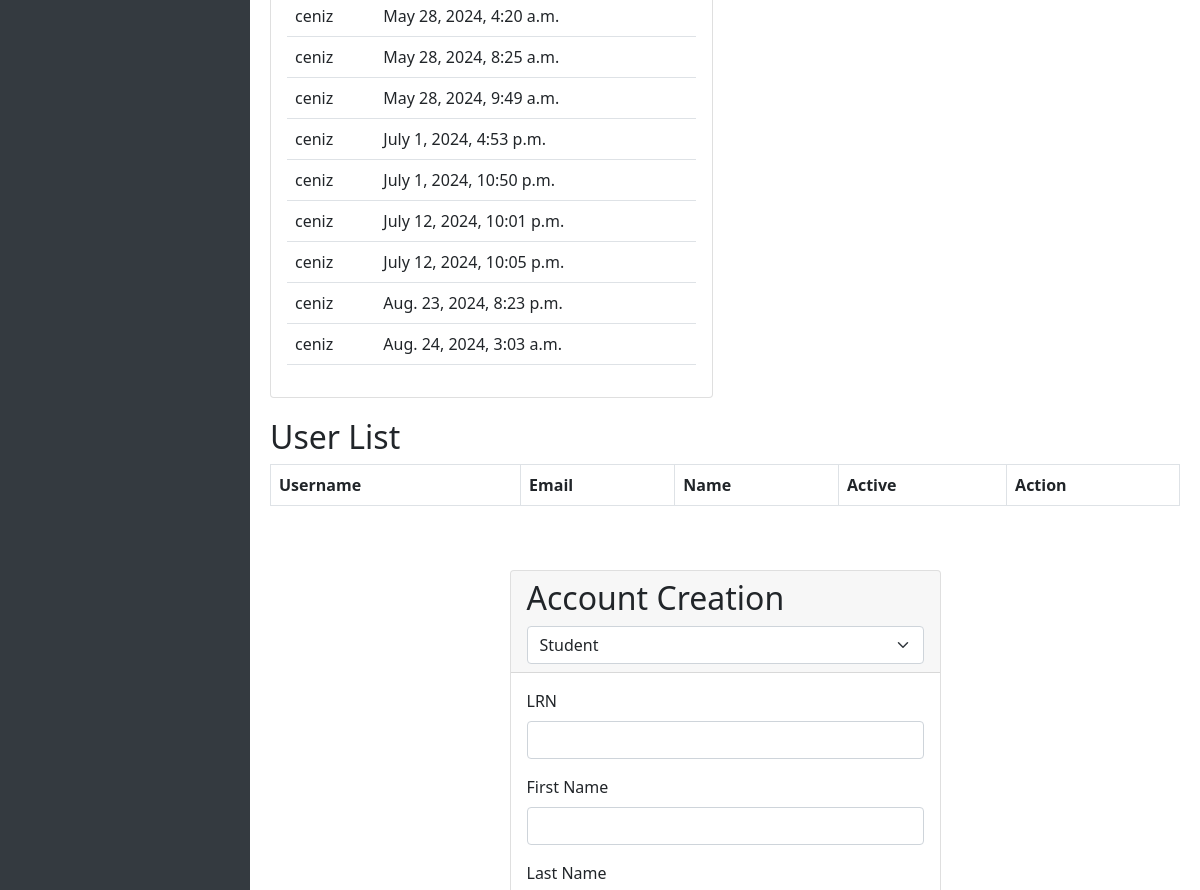
Page /adminside/home/ (middle part) on the earlier database version.
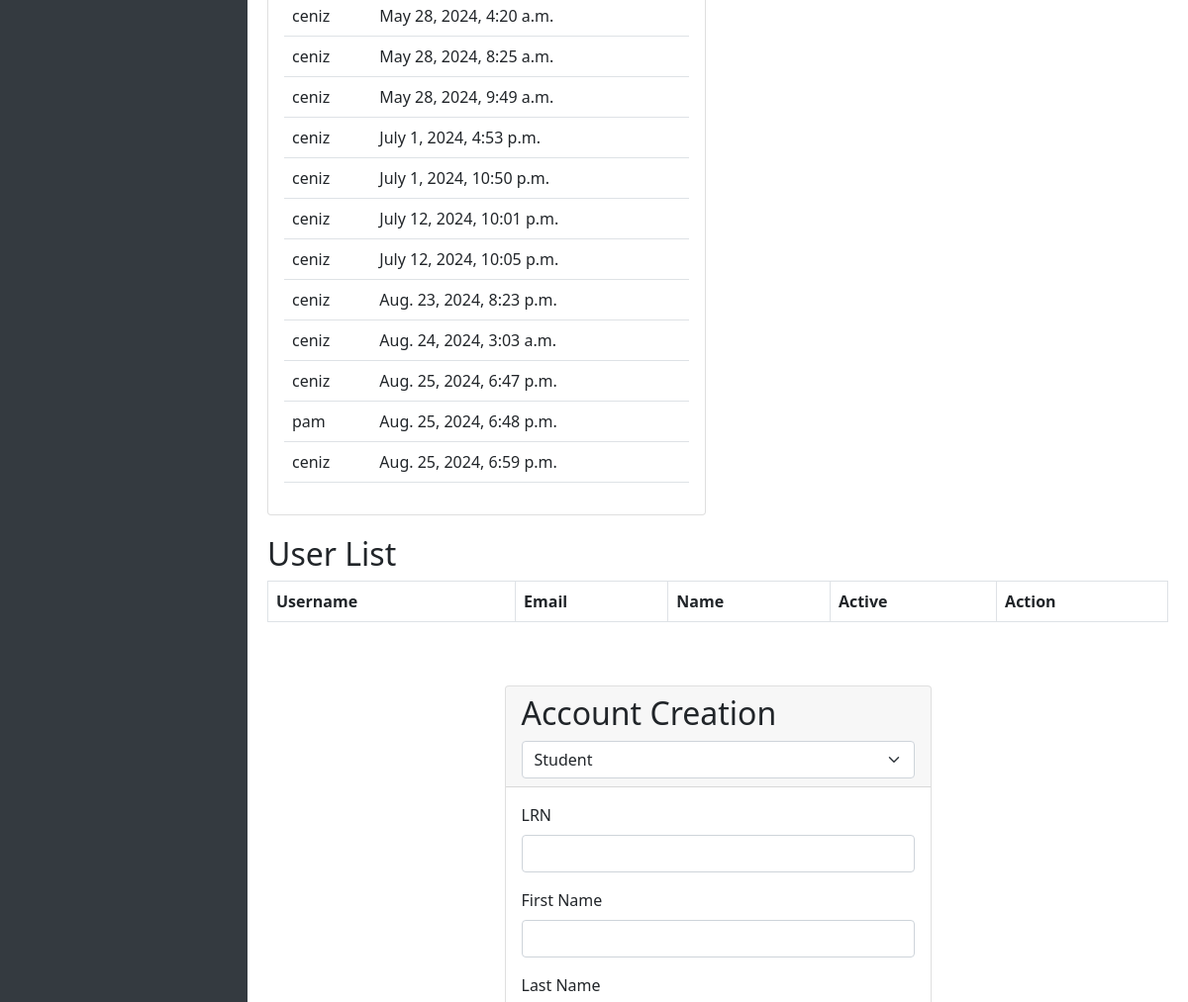
Same page on the later database version.
### adminside/models.py (models this page shows)
class UserActivity(models.Model):
    user = models.ForeignKey(User, on_delete=models.CASCADE)
    login_time = models.DateTimeField()
    logout_time = models.DateTimeField(null=True, blank=True)
    active = models.BooleanField(default=False)

### adminside/views.py (the view)
# urls.py: path('home/', views.your_view),
def your_view(request):
    user_activities = UserActivity.objects.all()
    for activity in user_activities:
        print(activity.user.username, activity.login_time, activity.logout_time, activity.active)
    else:
        print("nothing")
    context = {
        'user_activities': user_activities
    }
    return render(request, 'book_page_views.html', context)

### adminside/templates/book_page_views.html (shortened to what this page needs)
<!DOCTYPE html>
<html lang="en">
<head>
    <link href="https://cdn.jsdelivr.net/npm/bootstrap@5.0.0-beta3/dist/css/bootstrap.min.css" rel="stylesheet">
</head>
<body>
    <div id="sidebar-wrapper">
    </div>
    <div id="page-content-wrapper">
        <br>
        <div id="overview-section">
            <div class="row">
                <div class="col-md-6">
                    <div class="card">
                        <div class="card-body">
                            <table class="table">
                                <tbody>
                                    {% for activity in user_activities %}
                                    <tr>
                                        <td>{{ activity.user.username }}</td>
                                        <td>{{ activity.login_time }}</td>
                                    </tr>
                                    {% empty %}
                                    <tr>
                                        <td colspan="3">No user activities</td>
                                    </tr>
                                    {% endfor %}
                                </tbody>
                            </table>
                        </div>
                    </div>
                </div>
            </div>
        </div>
        <div id="analytics-section">
            <h2>User List</h2>
            <div class="table-responsive">
                <table class="table table-bordered">
                    <thead>
                        <tr>
                            <th>Username</th>
                            <th>Email</th>
                            <th>Name</th>
                            <th>Active</th>
                            <th>Action</th>
                        </tr>
                    </thead>
                </table>
            </div>
        </div>
        <div id="Create-section">
            <div class="container">
                <div class="row justify-content-center mt-5">
                    <div class="col-md-6">
                        <div class="card">
                            <div class="card-header">
                                <h2>Account Creation</h2>
                                <select class="form-select" id="role" name="role" onchange="toggleForm()">
                                    <option value="Student">Student</option>
                                </select>
                            </div>
                            <div class="card-body">
                                <form id="student-form" method="post" action="{% url 'create_account' %}">
                                    <div class="mb-3">
                                        <label for="lrn" class="form-label">LRN</label>
                                        <input type="text" class="form-control" id="lrn" name="lrn">
                                    </div>
                                    <div class="mb-3">
                                        <label for="fname" class="form-label">First Name</label>
                                        <input type="text" class="form-control" id="fname" name="fname">
                                    </div>
                                    <div class="mb-3">
                                        <label for="lname" class="form-label">Last Name</label>
                                    </div>
                                </form>
                            </div>
                        </div>
                    </div>
                </div>
            </div>
        </div>
</body>
</html>

Differences in the rows shown:
added UserActivity: user.username "ceniz", login_time "Aug. 25, 2024, 6:47 p.m."
added UserActivity: user.username "pam", login_time "Aug. 25, 2024, 6:48 p.m."
added UserActivity: user.username "ceniz", login_time "Aug. 25, 2024, 6:59 p.m."
